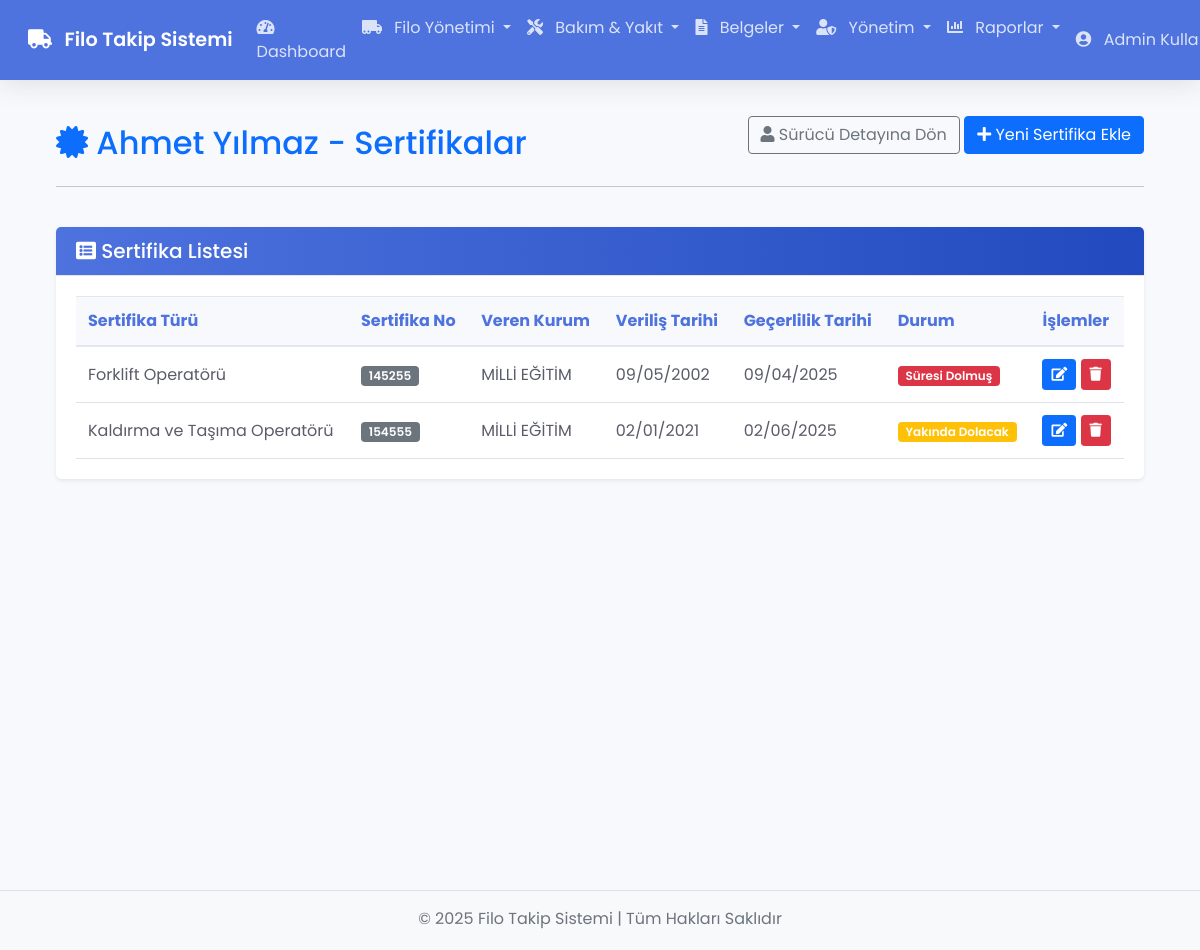
The app's page /certificates/index/1 (signed in) with its own data.
### tables this page shows
CREATE TABLE `drivers` (
  `id` int(11) NOT NULL,
  `name` varchar(100) NOT NULL,
  `surname` varchar(100) NOT NULL,
  `identity_number` varchar(20) NOT NULL,
  `license_number` varchar(20) NOT NULL,
  `primary_license_type` varchar(5) DEFAULT NULL,
  `license_issue_date` date DEFAULT NULL,
  `license_expiry_date` date DEFAULT NULL,
  `company_id` int(11) DEFAULT NULL,
  `phone` varchar(20) NOT NULL,
  `email` varchar(100) DEFAULT NULL,
  `address` text DEFAULT NULL,
  `status` enum('Aktif','Pasif','İzinli') NOT NULL DEFAULT 'Aktif',
  `created_at` timestamp NOT NULL DEFAULT current_timestamp()
);

CREATE TABLE `driver_certificates` (
  `id` int(11) NOT NULL,
  `driver_id` int(11) NOT NULL,
  `certificate_type_id` int(11) NOT NULL,
  `certificate_number` varchar(50) NOT NULL,
  `issue_date` date NOT NULL,
  `expiry_date` date NOT NULL,
  `issuing_authority` varchar(100) NOT NULL,
  `notes` text DEFAULT NULL,
  `created_at` timestamp NOT NULL DEFAULT current_timestamp(),
  `updated_at` timestamp NOT NULL DEFAULT current_timestamp() ON UPDATE current_timestamp()
);

CREATE TABLE `certificate_types` (
  `id` int(11) NOT NULL,
  `name` varchar(100) NOT NULL,
  `description` text DEFAULT NULL,
  `created_at` timestamp NOT NULL DEFAULT current_timestamp(),
  `updated_at` timestamp NOT NULL DEFAULT current_timestamp() ON UPDATE current_timestamp()
);

### app/core/App.php (called while the page is built, shortened)
<?php
class App {
    protected $currentMethod = 'index';
    public function __construct() {
        $url = $this->getUrl();
        if(isset($url[0]) && file_exists('app/controllers/' . ucwords($url[0]) . '.php')) {
            unset($url[0]);
        }
        $this->currentController = new $this->currentController;
        if(isset($url[1])) {
            if(method_exists($this->currentController, $url[1])) {
                $this->currentMethod = $url[1];
                unset($url[1]);
            } else {
                $this->show404();
                return;
            }
        }
        $this->params = $url ? array_values($url) : [];
        try {
            call_user_func_array([$this->currentController, $this->currentMethod], $this->params);
        } catch (ArgumentCountError $e) {
            error_log('Parametre hatası: ' . $e->getMessage());
            $this->show404();
        } catch (Error $e) {
            error_log('Uygulama hatası: ' . $e->getMessage());
            include 'app/views/errors/500.php';
        } catch (Exception $e) {
            error_log('Uygulama istisnası: ' . $e->getMessage());
            include 'app/views/errors/500.php';
        }
    }
    public function getUrl() {
        if(isset($_GET['url'])) {
            $url = rtrim($_GET['url'], '/');
            $url = filter_var($url, FILTER_SANITIZE_URL);
            $url = explode('/', $url);
            return $url;
        }
        return [];
    }
}

### index.php (called while the page is built, shortened)
<?php
require_once 'app/core/App.php';
require_once 'app/core/Controller.php';
require_once 'app/core/Database.php';
$app = new App;

### app/core/Database.php (called while the page is built, shortened)
<?php
class Database {
    private $host = DB_HOST;
    private $user = DB_USER;
    private $pass = DB_PASS;
    private $dbname = DB_NAME;
    private $dbh;
    private $stmt;
    public function __construct() {
        $dsn = 'mysql:host=' . $this->host . ';dbname=' . $this->dbname . ';charset=utf8';
        $options = array(
            PDO::ATTR_PERSISTENT => true,
            PDO::ATTR_ERRMODE => PDO::ERRMODE_EXCEPTION,
            PDO::ATTR_DEFAULT_FETCH_MODE => PDO::FETCH_OBJ,
            PDO::ATTR_EMULATE_PREPARES => false
        );
        try {
            $this->dbh = new PDO($dsn, $this->user, $this->pass, $options);
        } catch(PDOException $e) {
            $this->error = $e->getMessage();
            echo $this->error;
        }
    }
    public function query($sql) {
        $this->stmt = $this->dbh->prepare($sql);
    }
    public function bind($param, $value, $type = null) {
        if(is_null($type)) {
            switch(true) {
                default:
                    $type = PDO::PARAM_STR;
            }
        }
        $this->stmt->bindValue($param, $value, $type);
    }
    public function execute() {
        return $this->stmt->execute();
    }
    public function resultSet() {
        $this->execute();
        return $this->stmt->fetchAll();
    }
    public function single() {
        $this->execute();
        return $this->stmt->fetch();
    }
}

### app/models/Driver.php (called while the page is built, shortened)
<?php
class Driver {
    private $db;
    public function __construct() {
        $this->db = new Database;
    }
    public function getDriverById($id) {
        $this->db->query('SELECT * FROM drivers WHERE id = :id');
        $this->db->bind(':id', $id);
        $row = $this->db->single();
        return $row;
    }
}

### app/models/DriverCertificate.php (called while the page is built, shortened)
<?php
class DriverCertificate {
    private $db;
    public function __construct() {
        $this->db = new Database;
    }
    public function getCertificatesByDriver($driver_id) {
        $this->db->query('
            SELECT dc.*, ct.name as certificate_type_name
            FROM driver_certificates dc
            JOIN certificate_types ct ON dc.certificate_type_id = ct.id
            WHERE dc.driver_id = :driver_id
            ORDER BY dc.expiry_date ASC
        ');
        $this->db->bind(':driver_id', $driver_id);
        return $this->db->resultSet();
    }
}

### app/views/certificates/index.php (the view, shortened to what this page needs)
<?php require APPROOT . '/views/inc/header.php'; ?>
<div class="container-fluid px-4">
    <div class="row mb-4">
        <div class="col-md-12">
            <div class="d-flex justify-content-between align-items-center">
                <h2 class="mt-4 text-primary">
                    <i class="fas fa-certificate mr-2"></i> <?php echo $data['driver']->name . ' ' . $data['driver']->surname; ?> - Sertifikalar
                </h2>
                <div>
                    <a href="<?php echo URLROOT; ?>/drivers/show/<?php echo $data['driver']->id; ?>" class="btn btn-outline-secondary mr-2">
                        <i class="fas fa-user"></i> Sürücü Detayına Dön
                    </a>
                    <a href="<?php echo URLROOT; ?>/certificates/add/<?php echo $data['driver']->id; ?>" class="btn btn-primary">
                        <i class="fas fa-plus"></i> Yeni Sertifika Ekle
                    </a>
                </div>
            </div>
            <hr class="bg-primary">
        </div>
    </div>
    <div class="row">
        <div class="col-lg-12">
            <div class="card border-0 shadow-sm mb-4">
                <div class="card-header bg-gradient-primary text-white">
                    <h5 class="card-title mb-0">
                        <i class="fas fa-list-alt mr-2"></i> Sertifika Listesi
                    </h5>
                </div>
                <div class="card-body">
                    <?php if(empty($data['certificates'])) : ?>
                        <div class="alert alert-info text-center">
                            <i class="fas fa-info-circle fa-2x mb-3 d-block"></i>
                            <p>Bu sürücüye ait sertifika henüz eklenmemiş.</p>
                            <a href="<?php echo URLROOT; ?>/certificates/add/<?php echo $data['driver']->id; ?>" class="btn btn-primary mt-2">
                                <i class="fas fa-plus"></i> İlk Sertifikayı Ekle
                            </a>
                        </div>
                    <?php else : ?>
                        <div class="table-responsive">
                            <table class="table table-hover" id="certificatesTable">
                                <thead class="thead-light">
                                    <tr>
                                        <th>Sertifika Türü</th>
                                        <th>Sertifika No</th>
                                        <th>Veren Kurum</th>
                                        <th>Veriliş Tarihi</th>
                                        <th>Geçerlilik Tarihi</th>
                                        <th>Durum</th>
                                        <th>İşlemler</th>
                                    </tr>
                                </thead>
                                <tbody>
                                    <?php foreach($data['certificates'] as $certificate) : ?>
                                        <tr>
                                            <td><?php echo $certificate->certificate_type_name; ?></td>
                                            <td><span class="badge bg-secondary text-white"><?php echo $certificate->certificate_number; ?></span></td>
                                            <td><?php echo !empty($certificate->issuing_authority) ? $certificate->issuing_authority : '<span class="text-muted">Belirtilmemiş</span>'; ?></td>
                                            <td>
                                                <?php
                                                if(!empty($certificate->issue_date) && $certificate->issue_date != '0000-00-00') {
                                                    echo date('d/m/Y', strtotime($certificate->issue_date));
                                                } else {
                                                    echo '<span class="text-muted">Belirtilmemiş</span>';
                                                }
                                                ?>
                                            </td>
                                            <td>
                                                <?php
                                                if(!empty($certificate->expiry_date) && $certificate->expiry_date != '0000-00-00') {
                                                    echo date('d/m/Y', strtotime($certificate->expiry_date));
                                                } else {
                                                    echo '<span class="text-muted">Belirtilmemiş</span>';
                                                }
                                                ?>
                                            </td>
                                            <td>
                                                <?php
                                                if(!empty($certificate->expiry_date) && $certificate->expiry_date != '0000-00-00') {
                                                    if(strtotime($certificate->expiry_date) < time()) {
                                                        echo '<span class="badge bg-danger text-white">Süresi Dolmuş</span>';
                                                    } else if(strtotime($certificate->expiry_date) < strtotime('+3 months')) {
                                                        echo '<span class="badge bg-warning text-white">Yakında Dolacak</span>';
                                                    } else {
                                                        echo '<span class="badge bg-success text-white">Geçerli</span>';
                                                    }
                                                } else {
                                                    echo '<span class="badge bg-secondary text-white">Belirsiz</span>';
                                                }
                                                ?>
                                            </td>
                                            <td>
                                                <a href="<?php echo URLROOT; ?>/certificates/edit/<?php echo $data['driver']->id; ?>/<?php echo $certificate->id; ?>" class="btn btn-sm btn-primary" data-toggle="tooltip" title="Düzenle">
                                                    <i class="fas fa-edit"></i>
                                                </a>
                                                <form action="<?php echo URLROOT; ?>/certificates/delete/<?php echo $data['driver']->id; ?>/<?php echo $certificate->id; ?>" method="post" class="d-inline">
                                                    <button type="submit" class="btn btn-sm btn-danger" onclick="return confirm('Bu sertifikayı silmek istediğinize emin misiniz?');" data-toggle="tooltip" title="Sil">
                                                        <i class="fas fa-trash"></i>
                                                    </button>
                                                </form>
                                            </td>
                                        </tr>
                                    <?php endforeach; ?>
                                </tbody>
                            </table>
                        </div>
                    <?php endif; ?>
                </div>
            </div>
        </div>
    </div>
</div>
<?php require APPROOT . '/views/inc/footer.php'; ?>

### public/css/style.css (style rules this page uses)
body { font-family: 'Poppins', sans-serif; background-color: #f8f9fc; color: #333; padding-bottom: 60px; }
.card { margin-bottom: 20px; border: 0; border-radius: 0.35rem; box-shadow: 0 0.15rem 1.75rem 0 rgba(58, 59, 69, 0.1); }
.card-header { background-color: #f8f9fc; border-bottom: 1px solid #e3e6f0; padding: 0.75rem 1.25rem; font-weight: 600; }
.card-body { padding: 1.25rem; }
.table { margin-bottom: 0; color: #5a5c69; width: 100%; border-collapse: collapse; }
.table thead th { vertical-align: bottom; border-bottom: 2px solid #e3e6f0; background-color: #f8f9fc; font-weight: 700; color: #4e73df; }
.table th, .table td { padding: 0.75rem; vertical-align: middle; border-top: 1px solid #e3e6f0; }
.badge { display: inline-block; padding: 0.35em 0.65em; font-size: 75%; font-weight: 600; line-height: 1; text-align: center; white-space: nowrap; vertical-align: baseline; border-radius: 0.25rem; }
.btn { display: inline-block; font-weight: 400; text-align: center; vertical-align: middle; user-select: none; padding: 0.375rem 0.75rem; font-size: 1rem; line-height: 1.5; border-radius: 0.25rem; transition: color 0.15s ease-in-out, background-color 0.15s ease-in-out, border-color 0.15s ease-in-out, box-shadow 0.15s ease-in-out; }
.btn-sm { padding: 0.25rem 0.5rem; font-size: 0.875rem; line-height: 1.5; border-radius: 0.2rem; }
.table-responsive { width: 100% !important; overflow-x: auto; -webkit-overflow-scrolling: touch; }
.table th { font-weight: 600; vertical-align: middle !important; }
.table td { vertical-align: middle !important; }
.table th, .table td { vertical-align: middle !important; padding: 0.75rem; }

### app/views/certificates/index.php (style rules this page uses)
.bg-gradient-primary { background: linear-gradient(to right, #4e73df, #224abe); }

### records on screen
drivers: name "Ahmet", surname "Yılmaz"
driver_certificates: certificate_type.name "Forklift Operatörü", certificate_number "145255", issuing_authority "MİLLİ EĞİTİM", issue_date "09/05/2002", expiry_date "09/04/2025", shows "Süresi Dolmuş"
driver_certificates: certificate_type.name "Kaldırma ve Taşıma Operatörü", certificate_number "154555", issuing_authority "MİLLİ EĞİTİM", issue_date "02/01/2021", expiry_date "02/06/2025", shows "Yakında Dolacak"

### other values on screen
SITENAME "Filo Takip Sistemi"
$_SESSION['user_name'] "Admin…"
